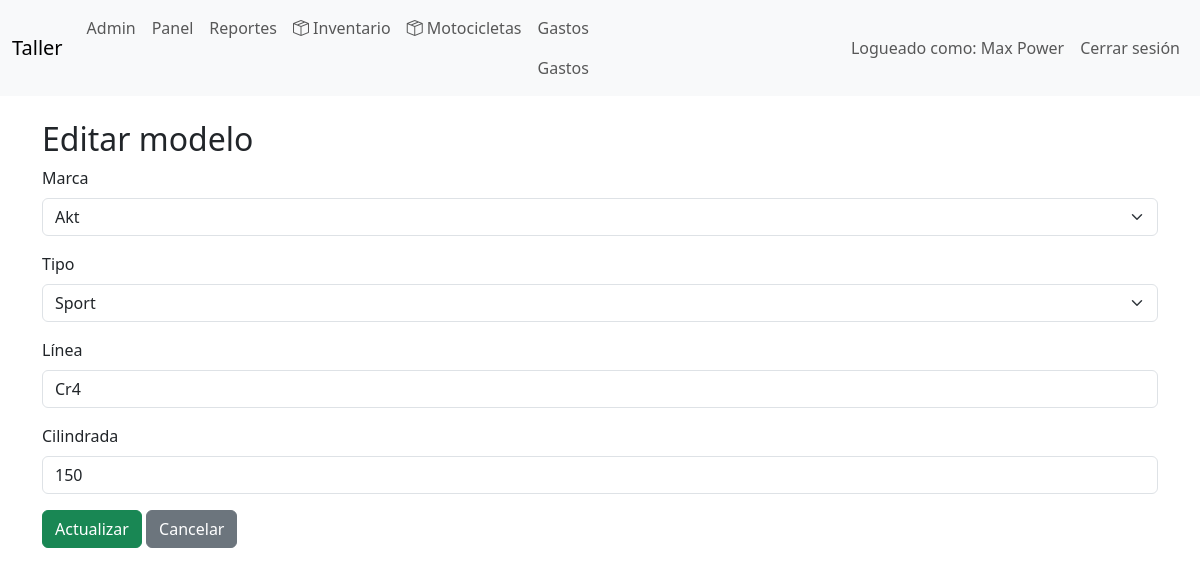
Page /index.php?controller=modelo_moto&action=edit&id=71 (signed in) on the committed database.
### tables this page shows
CREATE TABLE `modelos_moto` (
  `id` int(11) NOT NULL,
  `marca_moto_id` int(11) NOT NULL,
  `tipo_moto_id` int(11) NOT NULL,
  `linea` varchar(50) NOT NULL,
  `cilindrada` smallint(5) UNSIGNED DEFAULT NULL,
  `activo` tinyint(1) NOT NULL DEFAULT 1,
  `created_at` timestamp NOT NULL DEFAULT current_timestamp(),
  `updated_at` timestamp NOT NULL DEFAULT current_timestamp() ON UPDATE current_timestamp()
);

CREATE TABLE `marcas_moto` (
  `id` int(11) NOT NULL,
  `nombre` varchar(100) NOT NULL,
  `activo` tinyint(1) NOT NULL DEFAULT 1,
  `created_at` timestamp NOT NULL DEFAULT current_timestamp(),
  `updated_at` timestamp NOT NULL DEFAULT current_timestamp() ON UPDATE current_timestamp()
);

CREATE TABLE `tipos_moto` (
  `id` int(11) NOT NULL,
  `nombre` varchar(100) NOT NULL,
  `activo` tinyint(1) NOT NULL DEFAULT 1,
  `created_at` timestamp NOT NULL DEFAULT current_timestamp(),
  `updated_at` timestamp NOT NULL DEFAULT current_timestamp() ON UPDATE current_timestamp()
);

### app/controllers/BaseController.php (called while the page is built, shortened)
<?php
abstract class BaseController
{
    protected function render(string $view, array $data = []): void
    {
        extract($data);
        require __DIR__ . '/../views/layouts/header.php';
        require __DIR__ . '/../views/' . $view . '.php';
        require __DIR__ . '/../views/layouts/footer.php';
    }
}

### app/controllers/ModeloMotoController.php (called while the page is built, shortened)
<?php
class ModeloMotoController extends BaseController
{
    private ModeloMoto $modelModel;
    private MarcaMoto $brandModel;
    private TipoMoto $typeModel;
   public function __construct(PDO $pdo)
{
    $this->modelModel = new ModeloMoto($pdo);
    $this->brandModel = new MarcaMoto($pdo);
    $this->typeModel = new TipoMoto($pdo);
}
public function edit(): void
{
    $id = (int)($_GET['id'] ?? 0);
    $model = $this->modelModel->find($id);
    $this->render('motorcycle_models/form', [
        'title'  => 'Editar modelo',
        'model'  => $model,
        'brands' => $this->brandModel->active(),
        'types'  => $this->typeModel->active()
    ]);
}
}

### app/models/BaseModel.php (called while the page is built, shortened)
<?php
class BaseModel
{
    public function __construct(PDO $pdo)
    {
        $this->db = $pdo;
    }
}

### app/models/ModeloMoto.php (called while the page is built, shortened)
<?php
class ModeloMoto extends BaseModel
{
    public function find(int $id): ?array
{
    $stmt = $this->db->prepare("
        SELECT
            id,
            marca_moto_id,
            tipo_moto_id,
            linea,
            cilindrada,
            activo
        FROM modelos_moto
        WHERE id = :id
    ");
    $stmt->execute([
        ':id' => $id
    ]);
    return $stmt->fetch(PDO::FETCH_ASSOC) ?: null;
}
}

### app/models/CatalogModel.php (called while the page is built, shortened)
<?php
abstract class CatalogModel extends BaseModel
{
    protected string $table;
    public function active(): array
    {
        $stmt = $this->db->query("
            SELECT *
            FROM {$this->table}
            WHERE activo = 1
            ORDER BY nombre
        ");
        return $stmt->fetchAll(PDO::FETCH_ASSOC);
    }
}

### app/views/motorcycle_models/form.php (the view, shortened to what this page needs)
<h2><?= $title ?></h2>
<form
    method="post"
    action="index.php?controller=modelo_moto&action=<?= isset($model['id']) ? 'update' : 'store' ?>">
<div class="mb-3">
    <label class="form-label">Marca</label>
    <select
        name="marca_moto_id"
        class="form-select"
        required>
        <?php foreach ($brands as $brand): ?>
            <option
                value="<?= $brand['id'] ?>"
                <?= isset($model['marca_moto_id']) &&
                    $model['marca_moto_id'] == $brand['id']
                    ? 'selected'
                    : '' ?>>
                <?= htmlspecialchars($brand['nombre']) ?>
            </option>
        <?php endforeach; ?>
    </select>
</div>
<div class="mb-3">
    <label class="form-label">Tipo</label>
    <select
        name="tipo_moto_id"
        class="form-select"
        required>
        <?php foreach ($types as $type): ?>
            <option
                value="<?= $type['id'] ?>"
                <?= isset($model['tipo_moto_id']) &&
                    $model['tipo_moto_id'] == $type['id']
                    ? 'selected'
                    : '' ?>>
                <?= htmlspecialchars($type['nombre']) ?>
            </option>
        <?php endforeach; ?>
    </select>
</div>
<div class="mb-3">
    <label class="form-label">Línea</label>
    <input
        type="text"
        name="linea"
        class="form-control"
        maxlength="30"
        value="<?= htmlspecialchars($model['linea'] ?? '') ?>"
        required>
</div>
<div class="mb-3">
    <label class="form-label">Cilindrada</label>
    <input
        type="number"
        name="cilindrada"
        class="form-control"
        min="0"
        value="<?= htmlspecialchars($model['cilindrada'] ?? '') ?>">
</div>
<button
    type="submit"
    class="btn btn-success">
    <?= isset($model['id'])
        ? 'Actualizar'
        : 'Guardar' ?>
</button>
<a
    href="index.php?controller=modelo_moto&action=index"
    class="btn btn-secondary">
    Cancelar
</a>
</form>

### public/css/style.css (style rules this page uses)
body { padding-bottom: 40px; }

### rows in the picture
modelos_moto: marca_moto_id "Akt", tipo_moto_id "Sport", linea "Cr4", cilindrada "150"

### other values in the picture
$_SESSION['user_name'] "Max Power"
$title "Editar modelo"
